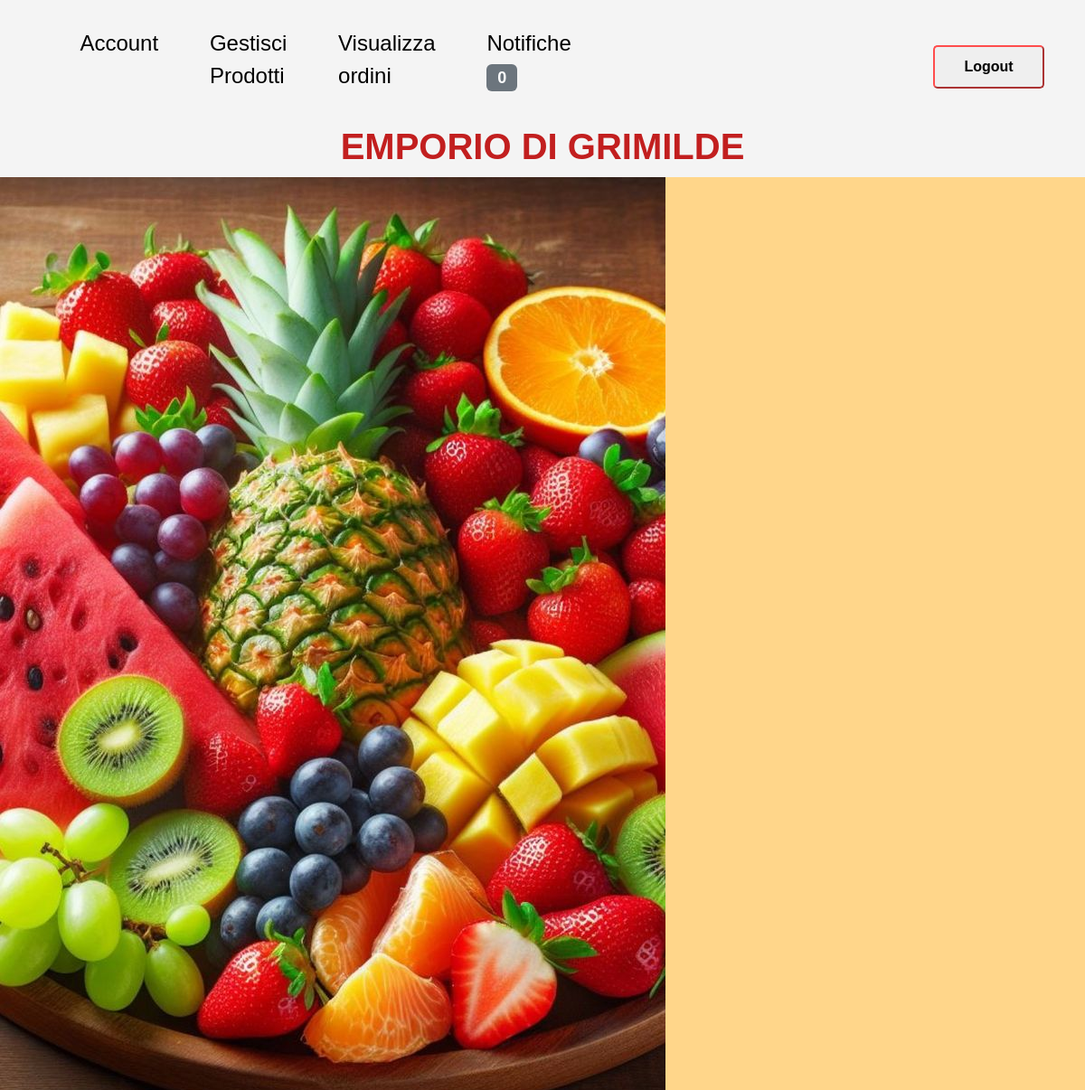
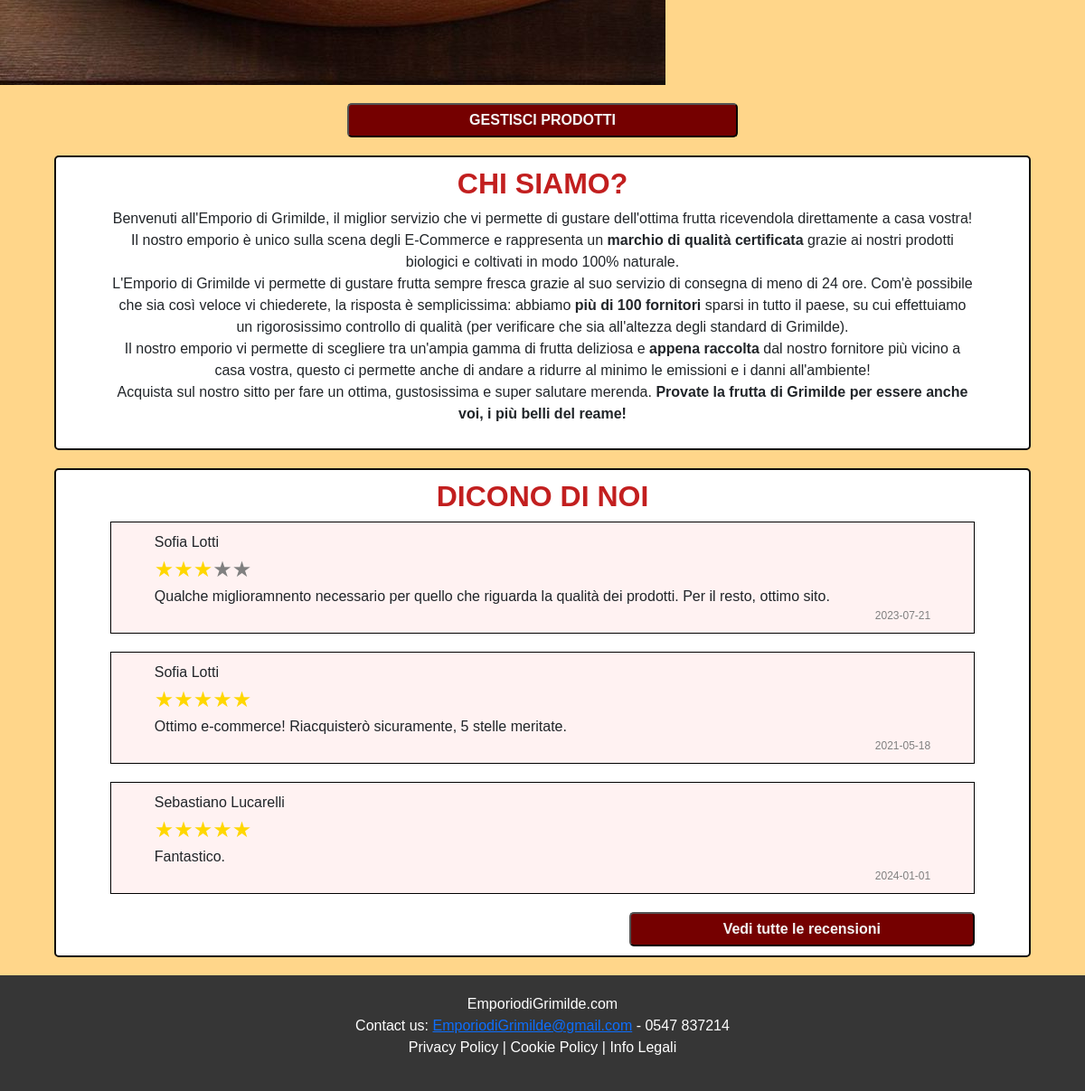
Page /php/index.php (signed in) on the committed database (2 pictures, top to bottom).
### tables this page shows
create table CLIENTE (
     E_mail varchar(50) not null,
     Password varchar(20) not null,
     Nome varchar(20) not null,
     Cognome varchar(20) not null,
     DataNascita date not null,
     Sesso varchar(15) not null,
     ImmagineProfilo varchar(200),
     Amministratore char not null DEFAULT 'N',
     primary key (E_mail));

create table RECENSIONE (
     E_mail varchar(50) not null,
     NumeroStelle float(3) not null,
     DataRecensione date not null,
     TestoRecensione varchar(250),
     primary key (E_mail, DataRecensione));

### php/index.php (called while the page is built, shortened)
<?php
require_once("bootstrap.php");
$templateParams["canvas"] = "contenutoOffCanvas.php";
$templateParams["titolo"] = "Grimilde's - Home";
$templateParams["nome"] = "contenutoIndex.php";
$templateParams["recensioni"] = $dbh->getRecensioni();
require("../template/base.php");
?>

### db/database.php (called while the page is built, shortened)
<?php
class DatabaseHelper{
    private $db;
    public function __construct($servername, $username, $password, $dbname, $port){
        $this->db = new mysqli($servername, $username, $password, $dbname, $port);
    }
    public function getRecensioni() {
    $n=3;
    $stmt = $this->db->prepare("
        SELECT r.NumeroStelle, r.DataRecensione,
            r.TestoRecensione, c.Nome, c.Cognome
        FROM recensione r
        JOIN cliente c
        ON r.E_mail = c.E_mail
        ORDER BY RAND()
        LIMIT ?");
    $stmt->bind_param("i",$n);
    $stmt->execute();
    $result = $stmt->get_result();
    return $result->fetch_all(MYSQLI_ASSOC);
    }
    public function isUtenteAdmin($email){
        $stmt = $this->db->prepare("SELECT Amministratore
                                            FROM CLIENTE
                                            WHERE E_mail = ?");
        $stmt->bind_param("s", $email);
        $stmt->execute();
        $result = $stmt->get_result();
        $row = $result->fetch_assoc();
        return $row['Amministratore'] === 'Y';
    }
    public function countNotificheAdminDaLeggere(){
        $utente = $_SESSION["E_mail"];
        $stmt = $this->db->prepare("SELECT COUNT(*) as numNotifiche
                                    FROM NOTIFICA
                                    WHERE StatoNotifica = 'daLeggere'
                                    AND NotificaAdmin = 'Y'
                                    AND E_mail = ?");
        $stmt->bind_param("s", $utente);
        $stmt->execute();
        $result = $stmt->get_result();
        $row = $result->fetch_assoc();
        return $row['numNotifiche'];
    }
}
?>

### php/bootstrap.php (called while the page is built, shortened)
<?php
require_once("../db/database.php");
$dbh = new DatabaseHelper("localhost", "root", "", "GrimildeDatabase", 3306);
?>

### template/contenutoIndex.php (the view)
<img src="../utils/img/frutta.jpg" alt="background" />
<form action="" method="POST">
    <label for="acquista" hidden></label><input type="submit" name="acquista" id="acquista" value="<?php if(!isset($_SESSION["E_mail"]) || !$dbh->isUtenteAdmin($_SESSION["E_mail"])): ?>COMPRA ORA<?php else: ?>GESTISCI PRODOTTI<?php endif; ?>" />
</form>
<article class="text-center">
    <h2>CHI SIAMO?</h2>
    <p>
        Benvenuti all'Emporio di Grimilde, il miglior servizio che vi permette di gustare dell'ottima frutta ricevendola
        direttamente a casa vostra! Il nostro emporio è unico sulla scena degli E-Commerce e rappresenta un <strong>marchio di qualit&agrave
        certificata</strong> grazie ai nostri prodotti biologici e coltivati in modo 100% naturale. <br>
        L'Emporio di Grimilde vi permette di gustare frutta sempre fresca grazie al suo servizio di consegna di meno di 24 ore. Com'&egrave
        possibile che sia cos&igrave veloce vi chiederete, la risposta &egrave semplicissima: abbiamo<strong> pi&ugrave di 100 fornitori</strong>
        sparsi in tutto il paese, su cui effettuiamo un rigorosissimo controllo di qualit&agrave (per verificare che sia all'altezza degli
        standard di Grimilde).<br>
        Il nostro emporio vi permette di scegliere tra un'ampia gamma di frutta deliziosa e <strong>appena raccolta</strong> dal nostro fornitore pi&ugrave
        vicino a casa vostra, questo ci permette anche di andare a ridurre al minimo le emissioni e i danni all'ambiente!<br>
        Acquista sul nostro sitto per fare un ottima, gustosissima e super salutare merenda. <strong>Provate la  frutta di Grimilde per
        essere anche voi, i pi&ugrave belli del reame!</strong>
    </p>
</article>
<article>
    <h2>DICONO DI NOI</h2>
    <?php foreach($templateParams["recensioni"] as $recensione): ?>
    <article>
        <header>
            <p><?php echo $recensione["Nome"]; ?> <?php echo $recensione["Cognome"]; ?></p>
            <p><?php for ($i = 1; $i <= 5; $i++) {
                if ($i <= $recensione["NumeroStelle"]) {
                    echo '<span data-filled="true">★</span>';
                } else {
                    echo '<span data-filled="false">★</span>';
                }
            } ?>
            </p>
        </header>
        <section>
            <p><?php echo $recensione["TestoRecensione"]; ?></p>
        </section>
        <footer>
            <p><?php echo $recensione["DataRecensione"]; ?></p>
        </footer>
    </article>
    <?php endforeach; ?>
    <form action="" method="POST" class="text-end">
        <?php if(!isset($_SESSION["E_mail"]) || !$dbh->isUtenteAdmin($_SESSION["E_mail"])): ?>
        <label for="creaRecensione" hidden></label><input type="submit" name="creaRecensione" id="creaRecensione" value="Lascia una recensione" />
        <?php else: ?>
        <label for="vediRecensioni" hidden></label><input type="submit" name="vediRecensioni" id="vediRecensioni" value="Vedi tutte le recensioni" />
        <?php endif; ?>
    </form>
</article>

### template/base.php (shortened to what this page needs)
<!DOCTYPE html>
<html lang="it">
    <head>
        <link rel="stylesheet" type="text/css" href="../css/style.css" />
        <link href="https://cdn.jsdelivr.net/npm/bootstrap@5.3.3/dist/css/bootstrap.min.css" rel="stylesheet">
    </head>
    <body>
        <header>
            <?php if (isset($templateParams["canvas"])):
                require($templateParams["canvas"]); endif;
            ?>
            <h1><a href="index.php">EMPORIO DI GRIMILDE</a></h1>
        </header>
        <main>
            <?php
                require($templateParams["nome"]);
            ?>
        </main>
        <footer>
            <p>
                EmporiodiGrimilde.com<br>
                Contact us: <a href="#">EmporiodiGrimilde@gmail.com</a> - 0547 837214<br>
                Privacy Policy | Cookie Policy | Info Legali
            </p>
        </footer>
    </body>
</html>

### template/contenutoOffCanvas.php (shortened to what this page needs)
<div class="offcanvas-lg offcanvas-start" tabindex="-1" id="offcanvasResponsive" aria-labelledby="offcanvasResponsiveLabel">
  <div class="offcanvas-body">
    <nav>
        <ul>
            <li><a href="profilo.php">Account</a></li>
            <?php if(!isset($_SESSION["E_mail"]) || !$dbh->isUtenteAdmin($_SESSION["E_mail"])): ?>
            <li><a href="fruttaPreferita.php">Frutta Preferita</a></li>
            <li><a href="carrello.php">Carrello</a></li>
            <li><a href="ordini.php">I miei ordini</a></li>
            <?php else: ?>
            <li><a href="acquisto.php">Gestisci Prodotti</a></li>
            <li><a href="ordini.php">Visualizza ordini</a></li>
            <?php endif; ?>
            <li><a href="storicoNotifiche.php">Notifiche  <?php if(isset($_SESSION["E_mail"])): ?><span class="badge text-bg-secondary">
            <?php if(!$dbh->isUtenteAdmin($_SESSION["E_mail"])) {echo $dbh->countNotificheDaLeggere();}
            else{echo $dbh->countNotificheAdminDaLeggere();} ?></span><?php endif; ?>
            </a></li>
        </ul>
    </nav>
    <form action="" method="POST">
    <?php if(isset($_SESSION["E_mail"])): ?>
      <label for="logoutButton" hidden></label><input type="submit" id="logoutButton" name="logout" value="Logout" />
    <?php endif; ?>
    </form>
  </div>
</div>

### css/style.css (style rules this page uses)
* { font-family: 'Gill Sans', 'Gill Sans MT', Calibri, 'Trebuchet MS', sans-serif; }
body, header, h1, h2, h5, ul { margin: 0; padding: 0; }
h1, h2 { font-family: Verdana, Geneva, Tahoma, sans-serif; }
body > header > h1, article > h2 { color: rgb(194, 31, 31); text-align: center; font-weight: 600; }
body > header { display: grid; grid-template-columns: auto auto; align-items: center; padding: 10px 5%; background-color: #f4f4f4; }
h1 { margin: 0 !important; }
h1>a { all: unset; cursor: pointer; }
body > footer { background-color: rgb(54,54,54); color: #fff; text-align: center; padding: 20px 0; }
body > main { background-color: rgb(255, 214, 138); padding-bottom: 20px; }
body > main form { text-align: center; }
body > main form input[type="submit"] { width: 40%; text-align: center; text-decoration: none; padding: 5px 10px; font-size: 16px; border-radius: 5px; background-color: #750000; color: #f4f4f4; font-weight: 600; }
img { max-width: 100%; }
main > *:not(:first-child img) { margin: 20px 5% 0; }
body > main > article, body > main > section { border: 2px solid rgb(15, 13, 13); border-radius: 5px; padding: 10px 5%; background-color: white; }
body > main > article > article { border: 1px solid black; padding: 10px 5%; margin-bottom: 20px; background-color: rgb(255, 242, 242); }
body > main > article > article p { margin-bottom: 0; }
body > main > article > article > header > p > span { color: grey; font-size: 24px; }
body > main > article > article > header > p > span[data-filled="true"] { color : gold; }
body > main > article > article > footer p { text-align: end; color: grey; font-size: 12px; }
ul li a { text-decoration: none; }
ul { list-style: none; padding: 0; margin: 0; padding-left: 0 !important; }
div div ul>li { margin: 10px 5%; }
div div ul>li>a { display: block; color: black; font-size: 1.5em; padding: 10px 0; transition: all 0.3s ease; }
header div form { text-align: center; }
header div form input[type="submit"] { border-color: #ff4d4d; color: rgb(0, 0, 0); border-radius: 5px; padding: 10px 30%; font-size: 100%; font-weight: bold; cursor: pointer; transition: all 0.3s ease; }
@media screen and (min-width:768px) { body > header { display: inline-block; vertical-align: top; width: 100%; } }
@media screen and (min-width:768px) { body > header > div > div { display: inline-flex; justify-content: space-between; align-items: center; } }
@media screen and (min-width:768px) { body>header>div>div>form { width: 10%; } }
@media screen and (min-width:768px) { body > header > div > div ul { width: 100%; display: inline-flex; } }

### rows in the picture
cliente: acquista "GESTISCI PRODOTTI"
recensione: E_mail.Nome "Sofia", E_mail.Cognome "Lotti", NumeroStelle 3 (drawn), TestoRecensione "Qualche miglioramnento necessario per quello che riguarda la qualità dei prodotti. Per il resto, ottimo sito.", DataRecensione "2023-07-21"
recensione: E_mail.Nome "Sofia", E_mail.Cognome "Lotti", NumeroStelle 5 (drawn), TestoRecensione "Ottimo e-commerce! Riacquisterò sicuramente, 5 stelle meritate.", DataRecensione "2021-05-18"
recensione: E_mail.Nome "Sebastiano", E_mail.Cognome "Lucarelli", NumeroStelle 5 (drawn), TestoRecensione "Fantastico.", DataRecensione "2024-01-01"

### other values in the picture
$dbh->countNotificheAdminDaLeggere() "0"
